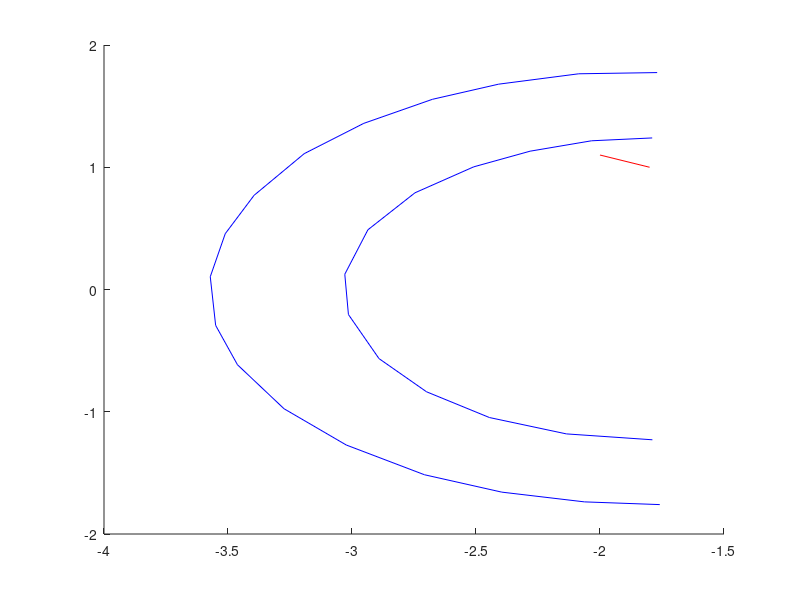

MATLAB code to generate this figure:
clc;
mapData = jsondecode(fileread('./markerdata/map1.json'));
fields = fieldnames(mapData);

ix = mapData.inner.x.';
iy = mapData.inner.y.';
ox = mapData.outer.x.';
oy = mapData.outer.y.';

x = [-1.789575 -2.034244 -2.281847 -2.509147 ...
     -2.746005 -2.935855 -3.029079 -3.014436 ...
     -2.891111 -2.699403 -2.445857 -2.135631 ...
     -1.788770];

y = [1.23981 1.216462 1.131472 1.003406 ...
     0.791122 0.488427 0.124798 -0.204538 ...
     -0.565247 -0.836731 -1.047305 -1.181101 ...
     -1.229271];
 
%car vector
%x2 = [-1.8 -2];
%y2 = [1 1.1];
p = [-1.8; 1];
r = [-0.2; 0.1];

xinters = [];
yinters = [];
figure(1);
hold on;
plot([p(1) p(1)+r(1)], [p(2) p(2)+r(2)], 'r-')

for k = 1:numel(fields)
    for i = 2:length(mapData.(fields{k}).x)
        disp(mapData.(fields{k}).x)
        tx = [mapData.(fields{k}).x(i-1) mapData.(fields{k}).x(i)];
        ty = [mapData.(fields{k}).y(i-1) mapData.(fields{k}).y(i)];
        plot(tx, ty, 'b-');

        q = [tx(1); ty(1)];
        s = [tx(2) - tx(1); ty(2) - ty(1)];

        t = (det(cat(2,(q - p), s)))*inv(det(cat(2, r, s)));
        u = (det(cat(2,(q - p), r)))*inv(det(cat(2, r, s)));

        if(t >= 0 && t <= 1 && u >= 0 && u <= 1)
            int = p + t*r;
            disp(int)
            plot(int(1), int(2), 'r*')
        end
    end
end